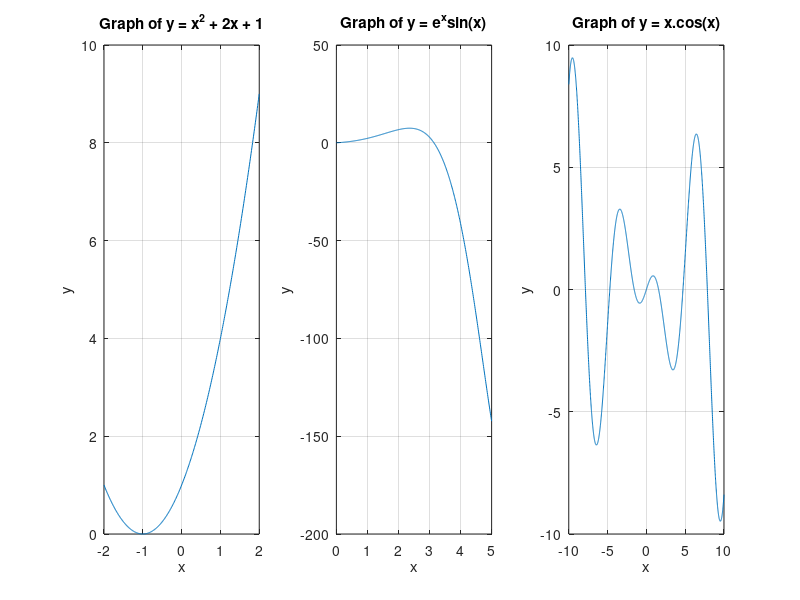
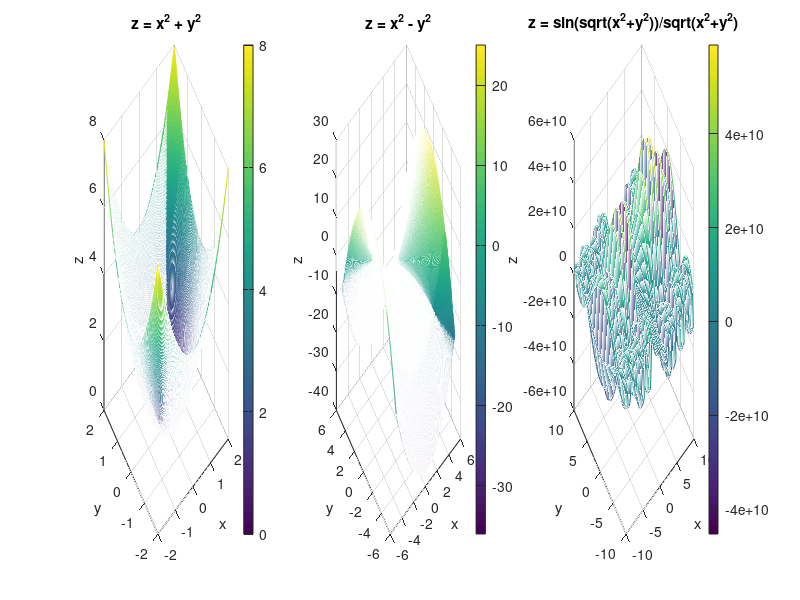
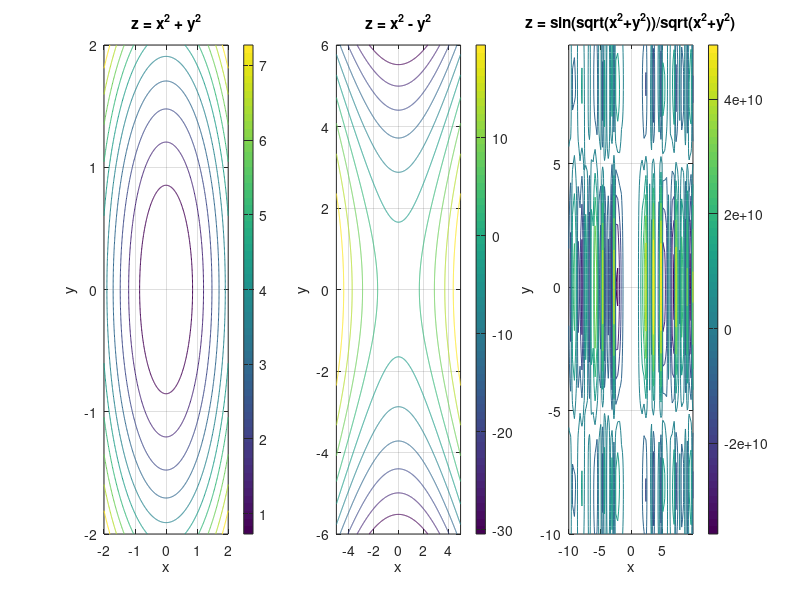

The MATLAB script that drew these images, in order:
%	Test 1 - Exercise 2
clf;
clc;
clear;


%	Figure 1
figure(1);

subplot(1, 3, 1);
x = -2:0.01:2; y = x.^2 + 2*x + 1;
plot(x, y);
title('Graph of y = x^2 + 2x + 1');
xlabel('x'); ylabel('y');
grid on;

subplot(1, 3, 2);
x = 0:0.01:5; y = sin(x) .* exp(x);
plot(x, y);
title('Graph of y = e^xsin(x)');
xlabel('x'); ylabel('y');
grid on;

subplot(1, 3, 3);
x = -10:0.01:10; y = cos(x) .* x;
plot(x, y);
title('Graph of y = x.cos(x)');
xlabel('x'); ylabel('y');
grid on;


%	Figure 2
figure(2);

subplot(1, 3, 1);
[x, y] = meshgrid(-2:0.01:2); z = x.^2+y.^2;
mesh(x, y, z);
title('z = x^2 + y^2');
xlabel('x'); ylabel('y'); zlabel('z');
grid on; colorbar;

subplot(1, 3, 2);
x = -5:0.01:5; y = -6:0.01:6;
[x, y] = meshgrid(x, y); z = x.^2 - y.^2;
mesh(x, y, z);
title('z = x^2 - y^2');
xlabel('x'); ylabel('y'); zlabel('z');
grid on; colorbar;

subplot(1, 3, 3);
[x, y] = meshgrid(-10:0.3:10); z = sin(sqrt(x.^2+y.^2))/sqrt(x.^2+y.^2);
mesh(x, y, z);
title('z = sin(sqrt(x^2+y^2))/sqrt(x^2+y^2)');
xlabel('x'); ylabel('y'); zlabel('z');
grid on; colorbar;


%	Isolines
figure(3);

subplot(1, 3, 1);
[x, y] = meshgrid(-2:0.01:2); z = x.^2+y.^2;
contour(x, y, z);
title('z = x^2 + y^2');
xlabel('x'); ylabel('y');
grid on; colorbar;

subplot(1, 3, 2);
x = -5:0.01:5; y = -6:0.01:6;
[x, y] = meshgrid(x, y); z = x.^2 - y.^2;
contour(x, y, z);
title('z = x^2 - y^2');
xlabel('x'); ylabel('y');
grid on; colorbar;

subplot(1, 3, 3);
[x, y] = meshgrid(-10:0.3:10); z = sin(sqrt(x.^2+y.^2))/sqrt(x.^2+y.^2);
contour(x, y, z);
title('z = sin(sqrt(x^2+y^2))/sqrt(x^2+y^2)');
xlabel('x'); ylabel('y');
grid on; colorbar;
